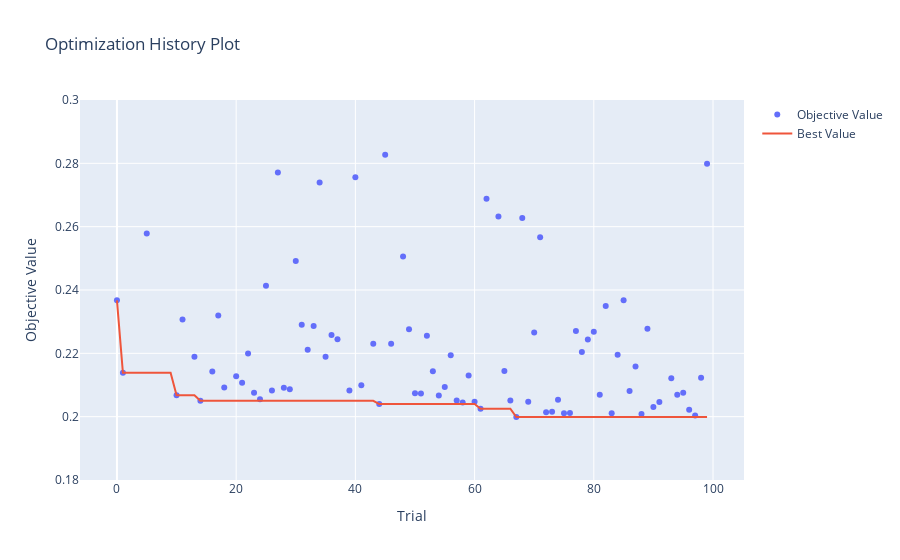

Notebook source saved alongside this figure:
### Markdown cell above
The plot shows how the objective values change as the optimization progresses. Recall that the objective value represents the mean RMSE across individual satellite tracks.

At the start of the optimization, the objective value drops sharply, indicating rapid improvement in the parameter search. After this initial phase, the values gradually level off and converge towards approximately 0.2, reflecting diminishing returns as the optimizer fine-tunes the solution.

This behavior is typical in optimization, where the biggest gains happen early, followed by slow convergence to a stable minimum.

### Code cell
fig = optuna.visualization.plot_optimization_history(study)
fig.update_yaxes(range=[0.18, 0.3])
fig.show()
